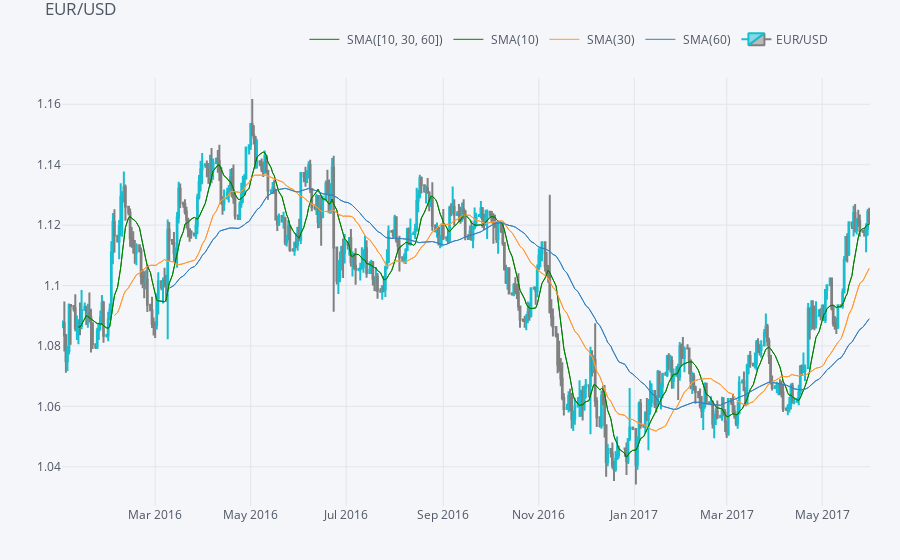

Write notebook code for a chart like this one.
### Code cell
qf.iplot(asFigure=True)

### Figure 1 — Plotly figure (JSON) as saved in the notebook; plotly's stock layout.template omitted (floating-point values rounded to 4 significant figures; data arrays with more than 128 entries replaced by an {"elided": "..."} marker saying what was removed)
{"data": [{"legendgroup": " SMA([10, 30, 60])", "line": {"color": "rgba(0, 128, 0, 1.0)", "dash": "solid", "shape": "linear", "width": 1}, "mode": "lines", "name": " SMA([10, 30, 60])", "showlegend": true, "text": "", "type": "scatter", "x": {"elided": "440 str values"}, "y": {"elided": "440 mixed values"}, "yaxis": "y2"}, {"legendgroup": " SMA([10, 30, 60])", "line": {"color": "rgba(255, 153, 51, 1.0)", "dash": "solid", "shape": "linear", "width": 1}, "mode": "lines", "name": " SMA(30)", "showlegend": false, "text": "", "type": "scatter", "x": {"elided": "440 str values"}, "y": {"elided": "440 mixed values"}, "yaxis": "y2"}, {"legendgroup": " SMA([10, 30, 60])", "line": {"color": "rgba(55, 128, 191, 1.0)", "dash": "solid", "shape": "linear", "width": 1}, "mode": "lines", "name": " SMA(60)", "showlegend": false, "text": "", "type": "scatter", "x": {"elided": "440 str values"}, "y": {"elided": "440 mixed values"}, "yaxis": "y2"}, {"line": {"color": "rgba(0, 128, 0, 1.0)", "dash": "solid", "shape": "linear", "width": 1}, "mode": "lines", "name": " SMA(10)", "text": "", "type": "scatter", "x": {"elided": "440 str values"}, "y": {"elided": "440 mixed values"}, "yaxis": "y2"}, {"line": {"color": "rgba(255, 153, 51, 1.0)", "dash": "solid", "shape": "linear", "width": 1}, "mode": "lines", "name": " SMA(30)", "text": "", "type": "scatter", "x": {"elided": "440 str values"}, "y": {"elided": "440 mixed values"}, "yaxis": "y2"}, {"line": {"color": "rgba(55, 128, 191, 1.0)", "dash": "solid", "shape": "linear", "width": 1}, "mode": "lines", "name": " SMA(60)", "text": "", "type": "scatter", "x": {"elided": "440 str values"}, "y": {"elided": "440 mixed values"}, "yaxis": "y2"}, {"close": {"elided": "440 float values"}, "decreasing": {"line": {"color": "#808080"}}, "high": {"elided": "440 float values"}, "increasing": {"line": {"color": "#17BECF"}}, "low": {"elided": "440 float values"}, "name": "EUR/USD", "open": {"elided": "440 float values"}, "showlegend": true, "type": "candlestick", "x": {"elided": "440 str values"}, "yaxis": "y2"}], "layout": {"autosize": true, "legend": {"bgcolor": "#F5F6F9", "font": {"color": "#4D5663"}, "orientation": "h", "x": 0.3, "y": 0.95, "yanchor": "bottom"}, "margin": {"b": 30, "l": 30, "r": 30, "t": 30}, "paper_bgcolor": "#F5F6F9", "plot_bgcolor": "#F5F6F9", "showlegend": true, "title": {"font": {"color": "#4D5663"}, "text": "EUR/USD"}, "xaxis": {"anchor": "y2", "autorange": true, "gridcolor": "#E1E5ED", "range": ["2016-01-01 12:00", "2017-05-31 12:00"], "rangeselector": {"bgcolor": "rgba(150, 200, 250, 1)", "buttons": [{"count": 1, "label": "1m", "step": "month", "stepmode": "backward"}, {"count": 1, "label": "1y", "step": "year", "stepmode": "backward"}], "font": {"size": 13}, "visible": false, "x": 0, "y": 0.9}, "rangeslider": {"visible": false, "yaxis2": {}}, "showgrid": true, "tickfont": {"color": "#4D5663"}, "title": {"font": {"color": "#4D5663"}, "text": ""}, "type": "date", "zerolinecolor": "#E1E5ED"}, "yaxis": {"gridcolor": "#E1E5ED", "showgrid": true, "showticklabels": false, "tickfont": {"color": "#4D5663"}, "title": {"font": {"color": "#4D5663"}, "text": ""}, "zerolinecolor": "#E1E5ED"}, "yaxis2": {"autorange": true, "domain": [0, 0.9], "gridcolor": "#E1E5ED", "range": [1.027, 1.169], "showgrid": true, "tickfont": {"color": "#4D5663"}, "title": {"font": {"color": "#4D5663"}, "text": ""}, "type": "linear", "zerolinecolor": "#E1E5ED"}}}
